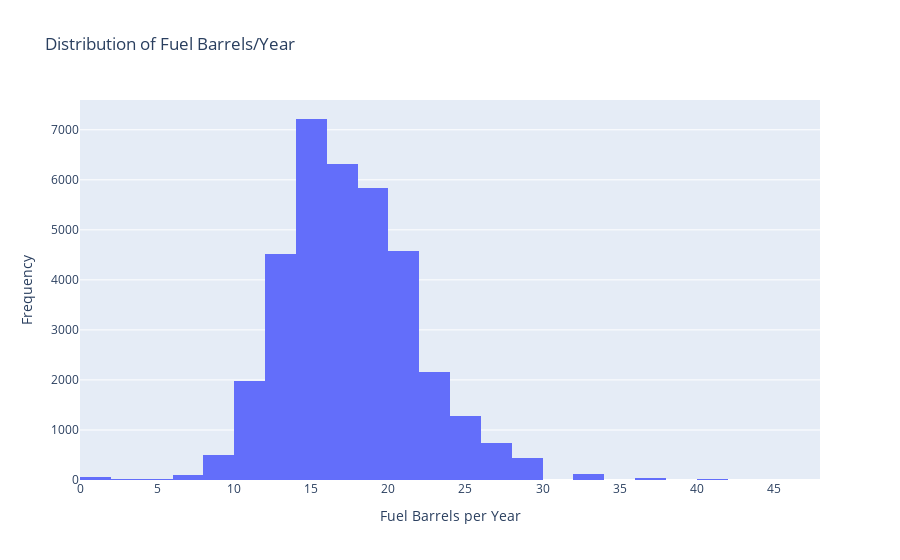

Notebook code cell kept with this figure:
### Markdown cell above
First import vehicles.csv.
Then plot the histograms for the following variables:

1. Fuel Barrels/Year

### Code cell
# your code here
fig = px.histogram(
        vehicles_df, 
        x='Fuel Barrels/Year',
        title='Distribution of Fuel Barrels/Year',
        labels={'Fuel Barrels/Year': 'Fuel Barrels per Year', 'count': 'Frequency'},
        nbins=30
    )
    
fig.update_layout(
        xaxis_title="Fuel Barrels per Year",
        yaxis_title="Frequency",
        showlegend=False
    )
    
fig.show()

### Figure 1 — Plotly figure (JSON) as saved in the notebook; plotly's stock layout.template omitted (floating-point values rounded to 4 significant figures; data arrays with more than 128 entries replaced by an {"elided": "..."} marker saying what was removed)
{"data": [{"bingroup": "x", "hovertemplate": "Fuel Barrels per Year=%{x}<br>count=%{y}<extra></extra>", "legendgroup": "", "marker": {"color": "#636efa", "pattern": {"shape": ""}}, "name": "", "nbinsx": 30, "orientation": "v", "showlegend": false, "type": "histogram", "x": {"elided": "35952 float values"}, "xaxis": "x", "yaxis": "y"}], "layout": {"barmode": "relative", "legend": {"tracegroupgap": 0}, "showlegend": false, "title": {"text": "Distribution of Fuel Barrels/Year"}, "xaxis": {"anchor": "y", "domain": [0, 1], "title": {"text": "Fuel Barrels per Year"}}, "yaxis": {"anchor": "x", "domain": [0, 1], "title": {"text": "Frequency"}}}}
